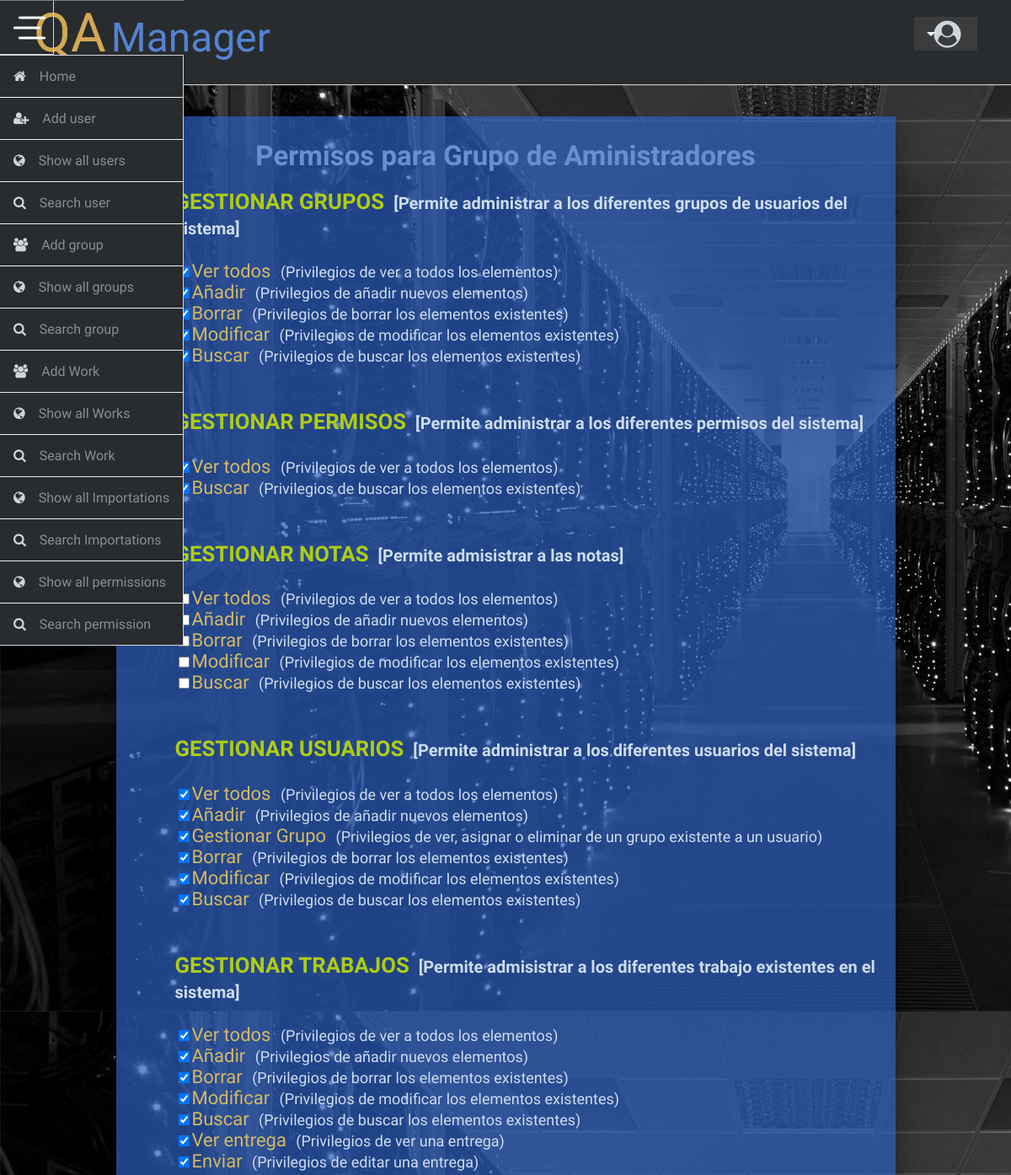
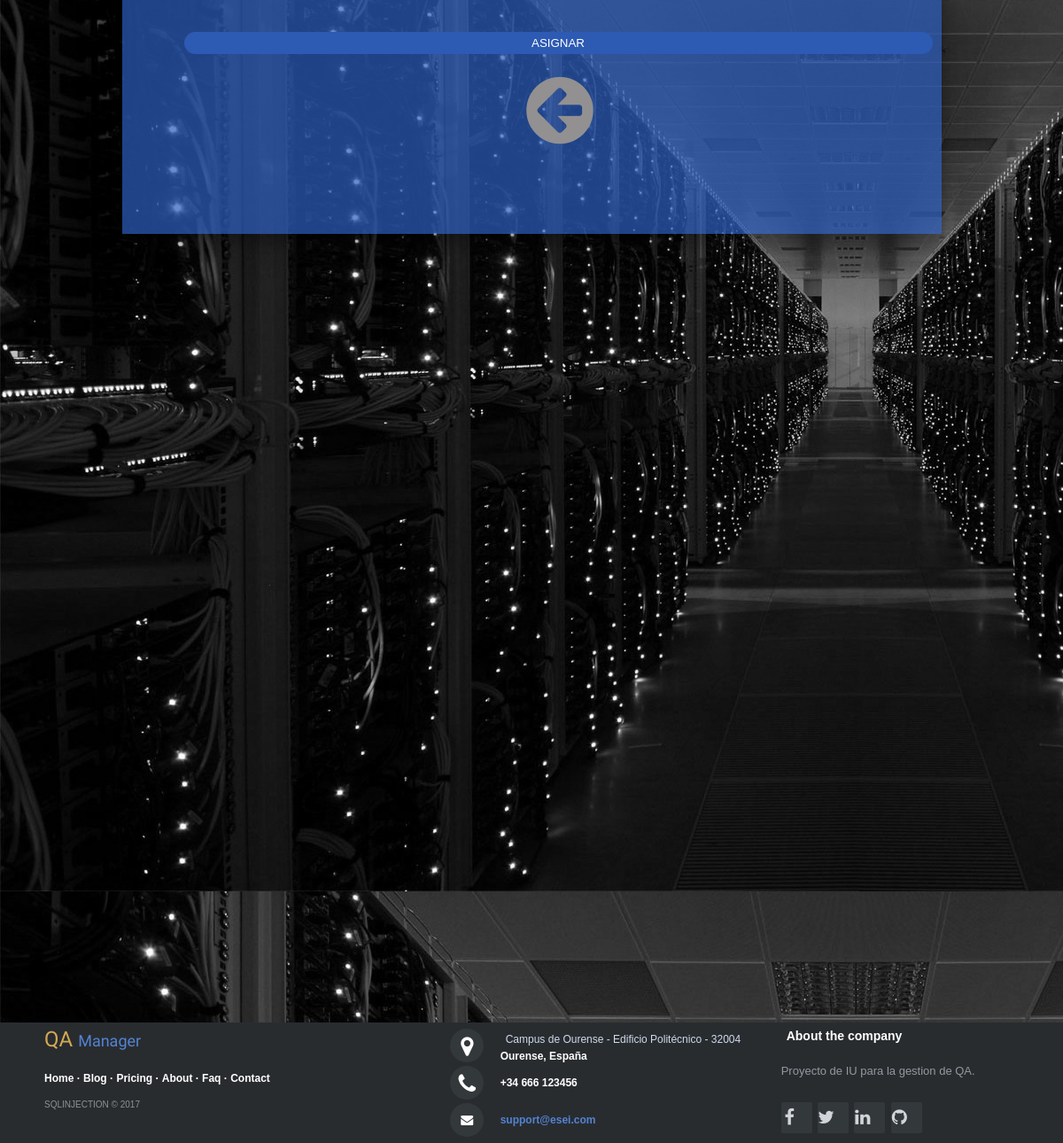
The page /Controllers/Group_ASSINGACTIONFUNCTION_Controller.php?IdGrupo=ADMINS&getAll=yes (signed in) on the database its author committed (2 pictures, top to bottom).
### tables this page shows
CREATE TABLE `GRUPO` (
  `IdGrupo` varchar(6) NOT NULL,
  `NombreGrupo` varchar(60) NOT NULL,
  `DescripGrupo` varchar(100) NOT NULL
);

CREATE TABLE `FUNCIONALIDAD` (
  `IdFuncionalidad` varchar(6) NOT NULL,
  `NombreFuncionalidad` varchar(60) NOT NULL,
  `DescripFuncionalidad` varchar(100) NOT NULL
);

CREATE TABLE `ACCION` (
  `IdAccion` varchar(6) NOT NULL,
  `NombreAccion` varchar(60) NOT NULL,
  `DescripAccion` varchar(100) NOT NULL
);

### Models/Group_Model.php (called while the page is built, shortened)
<?php
class GroupDAO
{
    var $IdGrupo;
    function __construct($IdGrupo)
    {
        $this->IdGrupo = $IdGrupo;
        include_once '../Functions/Access_DB.php';
        $this->mysqli = ConnectDB();
    }
    function GET()
    {
        $sql = "select * from GRUPO where IdGrupo = '".$this->IdGrupo."'";
        $resultado = mysqli_query($this->mysqli,$sql);
        return $resultado;
    }
    function hasPermisionsOnTheAction(string $IdFuncionalidad,string $IdAccion):bool {
        $sql = " SELECT * FROM PERMISO WHERE IdGrupo='".$this->IdGrupo.
                        "' AND IdFuncionalidad='".$IdFuncionalidad.
                        "' AND IdAccion='".$IdAccion."'" ;
        $resultado = mysqli_query($this->mysqli,$sql);
        return (mysqli_num_rows($resultado) != 0);
    }
}

### Functions/Access_DB.php (called while the page is built)
<?php
function ConnectDB()
{
    $mysqli = new mysqli("localhost","userET3","passET3","IUET32017");
	if ($mysqli->connect_errno) {
		include '../Views/MESSAGE_View.php';
		new MESSAGE("Fallo al conectar a MySQL: (" . $mysqli->connect_errno . ") " . $mysqli->connect_error, '../index.php');
		return false;
	}
	else{
        $mysqli->set_charset("utf8");
		return $mysqli;
	}
}
?>

### Models/Function_Model.php (called while the page is built, shortened)
<?php
class FunctionDAO
{
    var $IdFuncionalidad;
    var $NombreFuncionalidad;
    var $DescripFuncionalidad;
    function __construct($IdFuncionalidad)
    {
        $this->IdFuncionalidad = $IdFuncionalidad;
        include_once '../Functions/Access_DB.php';
        $this->mysqli = ConnectDB();
    }
    function SEARCH(){
        $sql = "select * from FUNCIONALIDAD
            where
                (IdFuncionalidad LIKE '%$this->IdFuncionalidad%') &&
                (NombreFuncionalidad LIKE '%$this->NombreFuncionalidad%') &&
                (DescripFuncionalidad LIKE '%$this->DescripFuncionalidad%')";
        $resultado = mysqli_query($this->mysqli,$sql);
        return $resultado;
    }
    function getAllActions() {
        $sql = " SELECT * FROM FUNC_ACCION WHERE IdFuncionalidad='".$this->IdFuncionalidad."';";
        $resultado = mysqli_query($this->mysqli,$sql);
        return $resultado;
    }
}

### Models/Action_Model.php (called while the page is built, shortened)
<?php
class ActionDAO
{
    var $IdAccion;
    function __construct($IdAccion)
    {
        $this->IdAccion = $IdAccion;
        include_once '../Functions/Access_DB.php';
        $this->mysqli = ConnectDB();
    }
    function GET()
    {
        $sql = "select * from ACCION where IdAccion = '".$this->IdAccion."'";
        $resultado = mysqli_query($this->mysqli,$sql);
        return $resultado;
    }
}

### Functions/Permisions.php (called while the page is built, shortened)
<?php
function hasPermisionsTo(string $IdFuncionalidad,string $IdAccion): bool {
    $DAO = new UserDAO($_SESSION['login'],"");
    $groups = $DAO->getGroups();
    include_once "../Models/Group_Model.php";
    foreach($groups as $group){
        if((new GroupDAO($group))->hasPermisionsOnTheAction($IdFuncionalidad,$IdAccion)){
            return true;
        }
    }
    return false;
}
function groupHasPermisionsTo(string $IdGrupo,string $IdFuncionalidad,string $IdAccion): bool {
    include_once "../Models/Group_Model.php";
        if((new GroupDAO($IdGrupo))->hasPermisionsOnTheAction($IdFuncionalidad,$IdAccion)){
            return true;
        }else{
            return false;
        }
}
?>

### Views/Group_ASSINGACTIONFUNCTION_View.php (the view, shortened to what this page needs)
<?php
class Group_ASSINGACTIONFUNCTION_View{
    var $FunctionsWithActions;
    var $grupo;
    function __construct($FunctionsWithActions,$grupo){
        $this->FunctionsWithActions = $FunctionsWithActions;
        $this->grupo = $grupo;
        $this->render();
    }
    function render()
    {
        include '../Locales/LateralBar.php';
        ?>
        <link rel="stylesheet" href="../Locales/Group_ASSINGACTIONFUNCTION.css">
        <link rel="stylesheet" href="https://maxcdn.bootstrapcdn.com/font-awesome/4.7.0/css/font-awesome.min.css">
        <div class="CurrentFormContainer">
            <form action="../Controllers/Group_ASSINGACTIONFUNCTION_Controller.php?IdGrupo=<?php echo $this->grupo['IdGrupo']?>" onsubmit="comprobarFormsVacios(this)" method="post">
                <div class="CurrentHeader">
                    <h2>Permisos para <?php echo $this->grupo['NombreGrupo']?></h2>
                </div>
                <div class="CurrentForm1">
                    <br>
                    <br>
<?php
                    include_once "../Functions/Permisions.php";
                    foreach ($this->FunctionsWithActions as $FunctionWithActions) {
                        echo '<div class="group" >';
                        echo "<h3>".$FunctionWithActions['NombreFuncionalidad'] ."<span class='descrip'> <t>[" . $FunctionWithActions['DescripFuncionalidad']."]</span></h3>";
                        foreach($FunctionWithActions['actionsArray'] as $action){
                            echo '<label><input type="checkbox" name="arrayFunciones[]" value="'.$FunctionWithActions['IdFuncionalidad'].".".$action['IdAccion'].'" ';
                            if(groupHasPermisionsTo($this->grupo['IdGrupo'],$FunctionWithActions['IdFuncionalidad'],$action['IdAccion'])){
                                echo "checked";
                            }
                            echo '>'.$action['NombreAccion'].' <span>('.$action['DescripAccion'].')</span></label><br>';
                        }
                        echo "<br>";
                        echo '</div>';
                    }
?>
                    <div class="group">
                        <input id="send" type="submit" class="button" value="ASIGNAR" onclick="comprobarVacio(this)">
                    </div>
                    <div class="backBttn">
                        <a href="../Controllers/Group_SHOWALL_Controller.php"><i class="fa fa-arrow-circle-left" id="returnIcon"></i></a>
                    </div>
                </div>
            </form>
        </div>
        <br><br><br><br><br><br><br><br><br><br><br><br><br><br><br><br><br><br><br><br><br><br><br><br><br><br><br><br><br><br><br><br><br><br><br><br><br><br><br><br>
        <?php
    }
}
?>

### rows shown on the page
grupo: NombreGrupo "Grupo de Aministradores"
funcionalidad: NombreFuncionalidad "GESTIONAR GRUPOS", DescripFuncionalidad "Permite administrar a los diferentes grupos de usuarios del sistema"
accion: NombreAccion "Ver todos", DescripAccion "Privilegios de ver a todos los elementos"
accion: NombreAccion "Añadir", DescripAccion "Privilegios de añadir nuevos elementos"
accion: NombreAccion "Borrar", DescripAccion "Privilegios de borrar los elementos existentes"
accion: NombreAccion "Modificar", DescripAccion "Privilegios de modificar los elementos existentes"
accion: NombreAccion "Buscar", DescripAccion "Privilegios de buscar los elementos existentes"
funcionalidad: NombreFuncionalidad "GESTIONAR PERMISOS", DescripFuncionalidad "Permite administrar a los diferentes permisos del sistema"
funcionalidad: NombreFuncionalidad "GESTIONAR NOTAS", DescripFuncionalidad "Permite admisistrar a las notas"
funcionalidad: NombreFuncionalidad "GESTIONAR USUARIOS", DescripFuncionalidad "Permite administrar a los diferentes usuarios del sistema"
accion: NombreAccion "Gestionar Grupo", DescripAccion "Privilegios de ver, asignar o eliminar de un grupo existente a un usuario"
funcionalidad: NombreFuncionalidad "GESTIONAR TRABAJOS", DescripFuncionalidad "Permite admisistrar a los diferentes trabajo existentes en el sistema"
accion: NombreAccion "Ver entrega", DescripAccion "Privilegios de ver una entrega"
accion: NombreAccion "Enviar", DescripAccion "Privilegios de editar una entrega"
